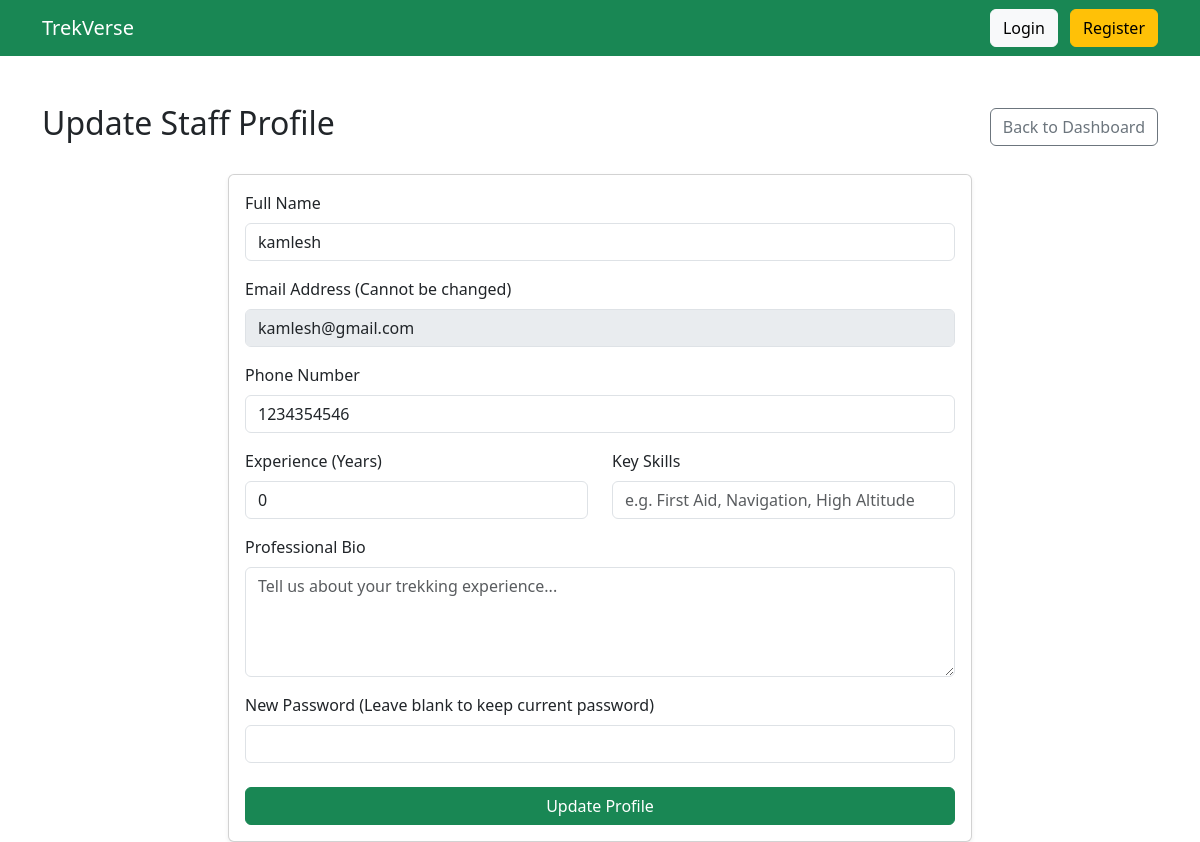
The app's page /staff/profile (signed in) with its own data.
### models.py (models this page shows)
class User(db.Model):
    __tablename__ = "users"
    id = db.Column(db.Integer, primary_key=True)
    name = db.Column(db.String(100), nullable=False)
    email = db.Column(db.String(120), unique=True, nullable=False)
    password = db.Column(db.String(255), nullable=False)
    phone = db.Column(db.String(15))
    role = db.Column(db.String(20), nullable=False)
    approved = db.Column(db.Boolean, default=False)
    blacklisted = db.Column(db.Boolean, default=False)
    experience_years = db.Column(db.Integer, default=0)
    skills = db.Column(db.String(255), default="")
    bio = db.Column(db.Text, default="")
    created_at = db.Column(db.DateTime, default=datetime.utcnow)
    managed_treks = db.relationship(
        "Trek",
        backref="staff",
        lazy=True
    )
    bookings = db.relationship(
        "Booking",
        backref="user",
        lazy=True
    )

### routes.py (the view, shortened to what this page needs)
    @app.route("/staff/profile", methods=["GET", "POST"])
    def staff_profile():
        if "user_id" not in session or session["role"] != "staff":
            return "Access Denied"
        user = User.query.get_or_404(session["user_id"])
        msg = None
        return render_template("staff/profile.html", user=user, msg=msg)

### templates/staff/profile.html (shortened to what this page needs)
{% extends "base.html" %}
{% block content %}
<div class="d-flex justify-content-between align-items-center mb-4">
    <h2>Update Staff Profile</h2>
    <a href="/staff/dashboard" class="btn btn-outline-secondary">Back to Dashboard</a>
</div>
<div class="card shadow-sm col-md-8 offset-md-2">
    <div class="card-body">
        <form method="POST">
            <div class="mb-3">
                <label class="form-label">Full Name</label>
                <input type="text" name="name" class="form-control" value="{{ user.name }}" required>
            </div>
            <div class="mb-3">
                <label class="form-label">Email Address (Cannot be changed)</label>
                <input type="email" class="form-control" value="{{ user.email }}" readonly disabled>
            </div>
            <div class="mb-3">
                <label class="form-label">Phone Number</label>
                <input type="text" name="phone" class="form-control" value="{{ user.phone or '' }}">
            </div>
            <div class="row">
                <div class="col-md-6 mb-3">
                    <label class="form-label">Experience (Years)</label>
                    <input type="number" name="experience_years" class="form-control" min="0" value="{{ user.experience_years or 0 }}" required>
                </div>
                <div class="col-md-6 mb-3">
                    <label class="form-label">Key Skills</label>
                    <input type="text" name="skills" class="form-control" placeholder="e.g. First Aid, Navigation, High Altitude" value="{{ user.skills or '' }}">
                </div>
            </div>
            <div class="mb-3">
                <label class="form-label">Professional Bio</label>
                <textarea name="bio" class="form-control" rows="4" placeholder="Tell us about your trekking experience...">{{ user.bio or '' }}</textarea>
            </div>
            <div class="mb-4">
                <label class="form-label">New Password (Leave blank to keep current password)</label>
                <input type="password" name="password" class="form-control">
            </div>
            <button type="submit" class="btn btn-success w-100">Update Profile</button>
        </form>
    </div>
</div>
{% endblock %}

### records on screen
User: name "kamlesh", email "kamlesh@gmail.com", phone "1234354546", experience_years "0"
